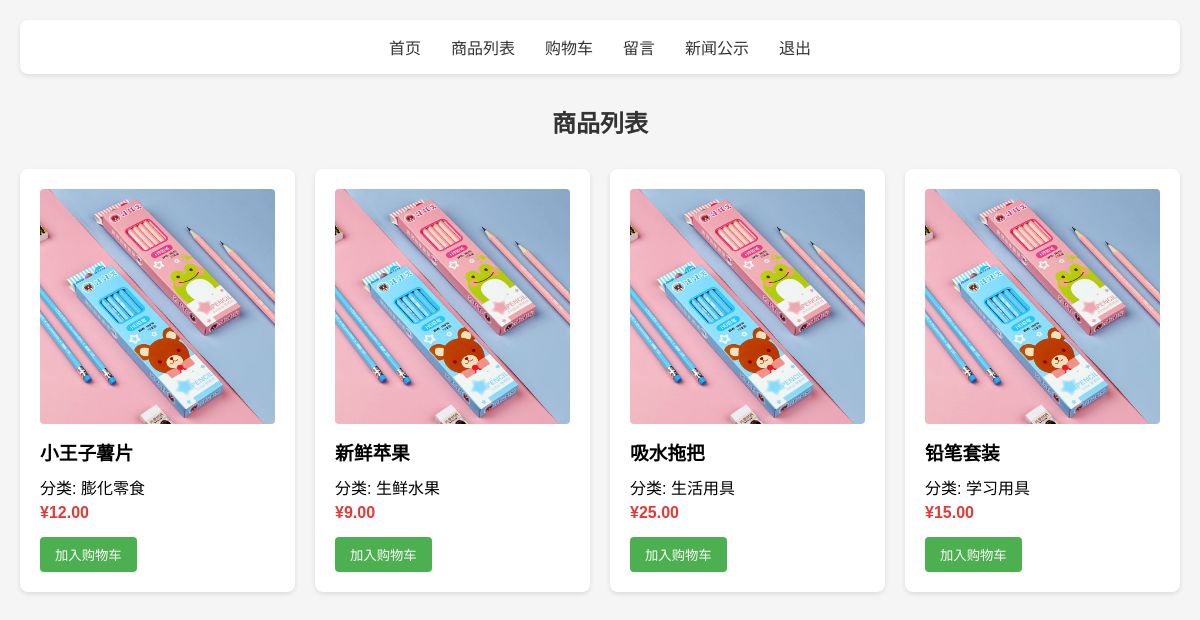
The app's page /products.php (signed in) with its own data.
### tables this page shows
CREATE TABLE `products` (
  `id` int(10) unsigned NOT NULL AUTO_INCREMENT,
  `title` varchar(100) NOT NULL,
  `description` text,
  `price` decimal(10,2) NOT NULL,
  `picture_url` varchar(255) DEFAULT NULL,
  `category_id` int(10) unsigned NOT NULL,
  `tag` varchar(20) DEFAULT NULL,
  `created_at` timestamp NOT NULL DEFAULT CURRENT_TIMESTAMP,
  `updated_at` timestamp NULL DEFAULT NULL ON UPDATE CURRENT_TIMESTAMP,
  PRIMARY KEY (`id`),
  KEY `category_id` (`category_id`),
  CONSTRAINT `products_ibfk_1` FOREIGN KEY (`category_id`) REFERENCES `categories` (`id`)
);

CREATE TABLE `categories` (
  `id` int(10) unsigned NOT NULL AUTO_INCREMENT,
  `name` varchar(50) NOT NULL,
  `created_at` timestamp NOT NULL DEFAULT CURRENT_TIMESTAMP,
  `updated_at` timestamp NULL DEFAULT NULL ON UPDATE CURRENT_TIMESTAMP,
  PRIMARY KEY (`id`)
);

### products.php (the view, shortened to what this page needs)
<?php
include 'config.php';
$products = $conn->query("SELECT p.*, c.name AS category_name FROM products p JOIN categories c ON p.category_id = c.id");
?>
<!DOCTYPE html>
<html>
<head>
</head>
<body>
    <header>
        <nav>
            <ul>
                <li><a href="index.php">首页</a></li>
                <li><a href="products.php">商品列表</a></li>
                <li><a href="cart.php">购物车</a></li>
                <li><a href="message.php">留言</a></li>
                <li><a href="news.php">新闻公示</a></li>
                <li><a href="logout.php">退出</a></li>
            </ul>
        </nav>
    </header>
    <main class="container">
        <h2>商品列表</h2>
        <div class="products-grid">
            <?php while ($product = $products->fetch_assoc()): ?>
                <div class="product-card">
                    <img src="<?php echo $product['picture_url']; ?>" alt="<?php echo htmlspecialchars($product['title']); ?>">
                    <h3><?php echo htmlspecialchars($product['title']); ?></h3>
                    <p>分类: <?php echo htmlspecialchars($product['category_name']); ?></p>
                    <p class="price">¥<?php echo number_format($product['price'], 2); ?></p>
                    <form method="post" action="cart.php">
                        <button type="submit" name="add_to_cart">加入购物车</button>
                    </form>
                </div>
            <?php endwhile; ?>
        </div>
    </main>
</body>
</html>

### products.php (style rules this page uses)
* { margin: 0; padding: 0; box-sizing: border-box; font-family: 'Arial', sans-serif; }
body { background-color: #f5f5f5; padding: 20px; }
.container { max-width: 1200px; margin: 0 auto; }
header { background-color: #fff; padding: 15px 20px; box-shadow: 0 2px 5px rgba(0, 0, 0, 0.1); margin-bottom: 30px; border-radius: 8px; }
nav ul { display: flex; list-style: none; justify-content: center; }
nav ul li { margin: 0 15px; }
nav ul li a { text-decoration: none; color: #333; font-weight: 500; transition: color 0.3s; }
h2 { text-align: center; margin-bottom: 30px; color: #333; }
.products-grid { display: grid; grid-template-columns: repeat(auto-fill, minmax(250px, 1fr)); gap: 20px; }
.product-card { background-color: #fff; border-radius: 8px; box-shadow: 0 2px 5px rgba(0, 0, 0, 0.1); padding: 20px; transition: transform 0.3s ease; }
.product-card img { max-width: 100%; height: auto; border-radius: 4px; margin-bottom: 10px; }
.product-card h3 { margin-bottom: 10px; }
.product-card p { margin-bottom: 5px; }
.product-card .price { font-weight: bold; color: #e53935; margin-bottom: 15px; }
.product-card button { padding: 8px 15px; background-color: #4CAF50; color: white; border: none; border-radius: 4px; cursor: pointer; }

### records on screen
products: picture_url (picture), title "小王子薯片", category.name "膨化零食", price "12.00"
products: picture_url (picture), title "新鲜苹果", category.name "生鲜水果", price "9.00"
products: picture_url (picture), title "吸水拖把", category.name "生活用具", price "25.00"
products: picture_url (picture), title "铅笔套装", category.name "学习用具", price "15.00"
